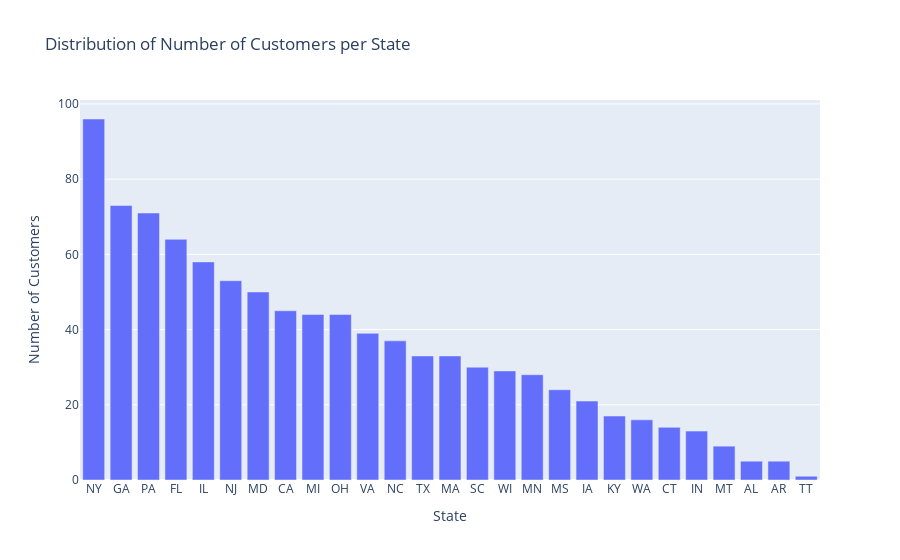

Notebook source saved alongside this figure:
### Code cell
fig = px.bar(pdf2, x="State", y="Number of Customers", title='Distribution of Number of Customers per State') 
fig.show()

### Figure 1 — Plotly figure (JSON) as saved in the notebook; plotly's stock layout.template omitted (floating-point values rounded to 4 significant figures)
{"data": [{"alignmentgroup": "True", "hovertemplate": "State=%{x}<br>Number of Customers=%{y}<extra></extra>", "legendgroup": "", "marker": {"color": "#636efa", "pattern": {"shape": ""}}, "name": "", "offsetgroup": "", "orientation": "v", "showlegend": false, "textposition": "auto", "type": "bar", "x": ["NY", "GA", "PA", "FL", "IL", "NJ", "MD", "CA", "MI", "OH", "VA", "NC", "TX", "MA", "SC", "WI", "MN", "MS", "IA", "KY", "WA", "CT", "IN", "MT", "AL", "AR", "TT"], "xaxis": "x", "y": [96, 73, 71, 64, 58, 53, 50, 45, 44, 44, 39, 37, 33, 33, 30, 29, 28, 24, 21, 17, 16, 14, 13, 9, 5, 5, 1], "yaxis": "y"}], "layout": {"barmode": "relative", "legend": {"tracegroupgap": 0}, "title": {"text": "Distribution of Number of Customers per State"}, "xaxis": {"anchor": "y", "domain": [0, 1], "title": {"text": "State"}}, "yaxis": {"anchor": "x", "domain": [0, 1], "title": {"text": "Number of Customers"}}}}
